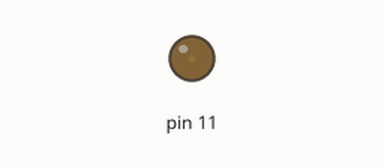
Bench run of a sketch on a simulated Arduino Uno, built with avr-gcc and run on an emulated ATmega328P. Shown: output pins drawn as LEDs (lit = HIGH). What the sketch prints to the serial monitor is not drawn.

Above: at 0.05 s.
At 1.2 s:
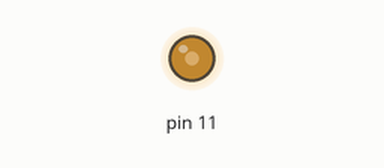
At 2.35 s:
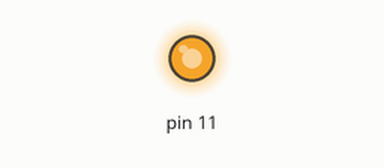
At 4.65 s:
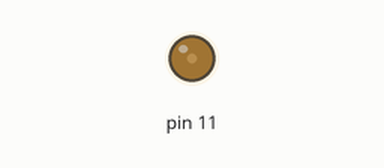
Timing chart, 0 to 6.8 s (numbered marks = the images above):
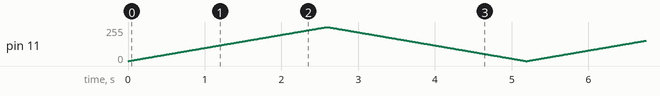

The sketch:

316g2_ex2.ino
```cpp
void setup() {
    Serial.begin(9600);
    Serial.print("Hello World!\n");
    pinMode(11, OUTPUT);
}

void loop() {
    for(int i = 0; i < 256; i++){
        analogWrite(11, i);
        Serial.print(i);
        delay(10);
    }
    for(int i = 255; i >= 0; i--){
        analogWrite(11, i);
        Serial.print(i);
        delay(10);
    }
}
```
